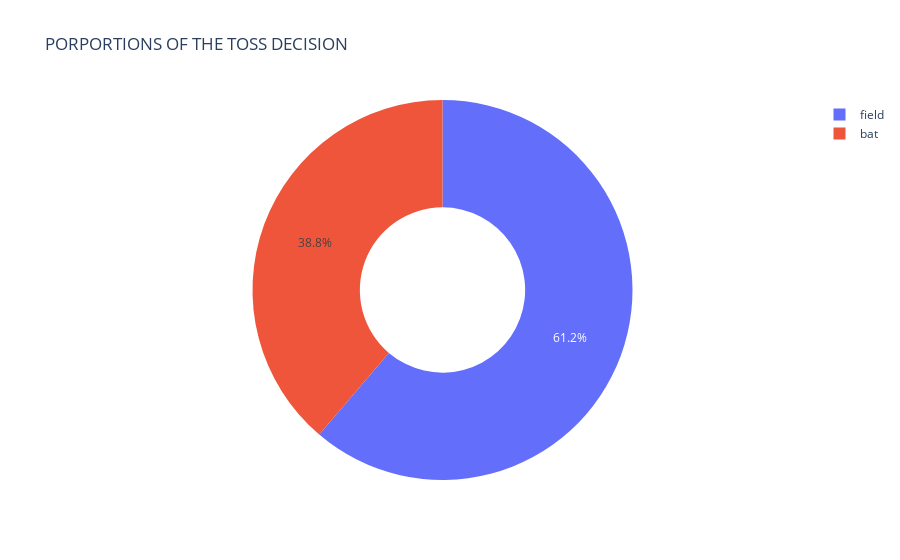

The cell this chart's notebook holds for it:
### Code cell
px.pie(data_frame=decision, names= decision["decision"], values=decision["counts"],
      labels={"field":"FIELD", "bat":"BAT"}, title= "PORPORTIONS OF THE TOSS DECISION", hole= 0.435)

### Figure 1 — Plotly figure (JSON) as saved in the notebook; plotly's stock layout.template omitted (floating-point values rounded to 4 significant figures)
{"data": [{"domain": {"x": [0, 1], "y": [0, 1]}, "hole": 0.435, "hovertemplate": "decision=%{label}<br>counts=%{value}<extra></extra>", "labels": ["field", "bat"], "legendgroup": "", "name": "", "showlegend": true, "type": "pie", "values": [455, 288]}], "layout": {"legend": {"tracegroupgap": 0}, "title": {"text": "PORPORTIONS OF THE TOSS DECISION"}}}
